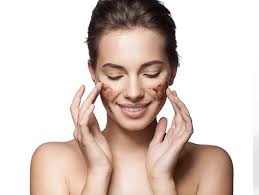
#> input picture face2.jpeg, 259 x 195 px
$ python main.py
#> lines starting #> are read from the running program, lines starting #| are printed output that depends on the picture; after the words box and inside, x2 and y2 are one past the last pixel; in counts of white or black regions, pixels touching at a corner belong together
import cv2


face_cascade = cv2.CascadeClassifier('C:\\Users\\2\\PycharmProjects\\images\\venv\\Lib\\site-packages\\cv2\\data\\haarcascade_frontalface_default.xml')
eye_cascade = cv2.CascadeClassifier('C:\\Users\\2\\PycharmProjects\\images\\venv\\Lib\\site-packages\\cv2\\data\\haarcascade_eye.xml')
img = cv2.imread('face2.jpeg')
#> img is the input picture: shape (195, 259, 3); mean B, G, R 194.9, 202.3, 218.1
gray = cv2.cvtColor(img, cv2.COLOR_BGR2GRAY)
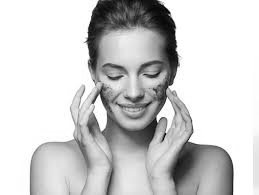
#> gray: shape (195, 259); min 0, max 255, mean 206.1
faces = face_cascade.detectMultiScale(gray, 1.3, 5)
#> faces = [[86, 36, 93, 93]]

print(faces)
#| [[86 36 93 93]]
for (x,y,w,h) in faces:
    cv2.rectangle(img,(x,y),(x+w,y+h),(255,0,0),2)
    roi_gray = gray[y:y+h, x:x+w]
    roi_color = img[y:y+h, x:x+w]
    eyes = eye_cascade.detectMultiScale(roi_gray)
    print(eyes)
    for (ex,ey,ew,eh) in eyes:
        cv2.rectangle(roi_color,(ex,ey),(ex+ew,ey+eh),(0,255,0),2)
#> this loop made 1 pass
#> pass 1, `roi_gray = gray[y:y+h, x:x+w]`:
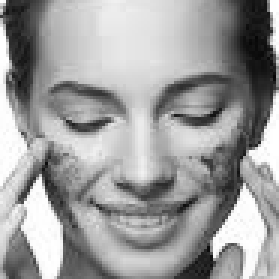
#> roi_gray: shape (93, 93) (shown 3 times larger); min 6, max 255, mean 157.3
#> pass 1, `roi_color = img[y:y+h, x:x+w]`:
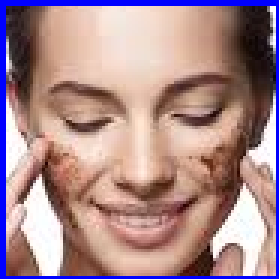
#> roi_color: shape (93, 93, 3) (shown 3 times larger); mean B, G, R 141.1, 137.5, 169.4
#> after the loop:
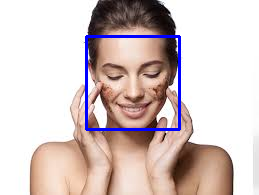
#> img: shape (195, 259, 3); 2.2% of pixels changed, all inside (x1, y1, x2, y2) = (85, 35, 181, 131)
cv2.imshow('img',img)
cv2.waitKey(0)
cv2.destroyAllWindows()
